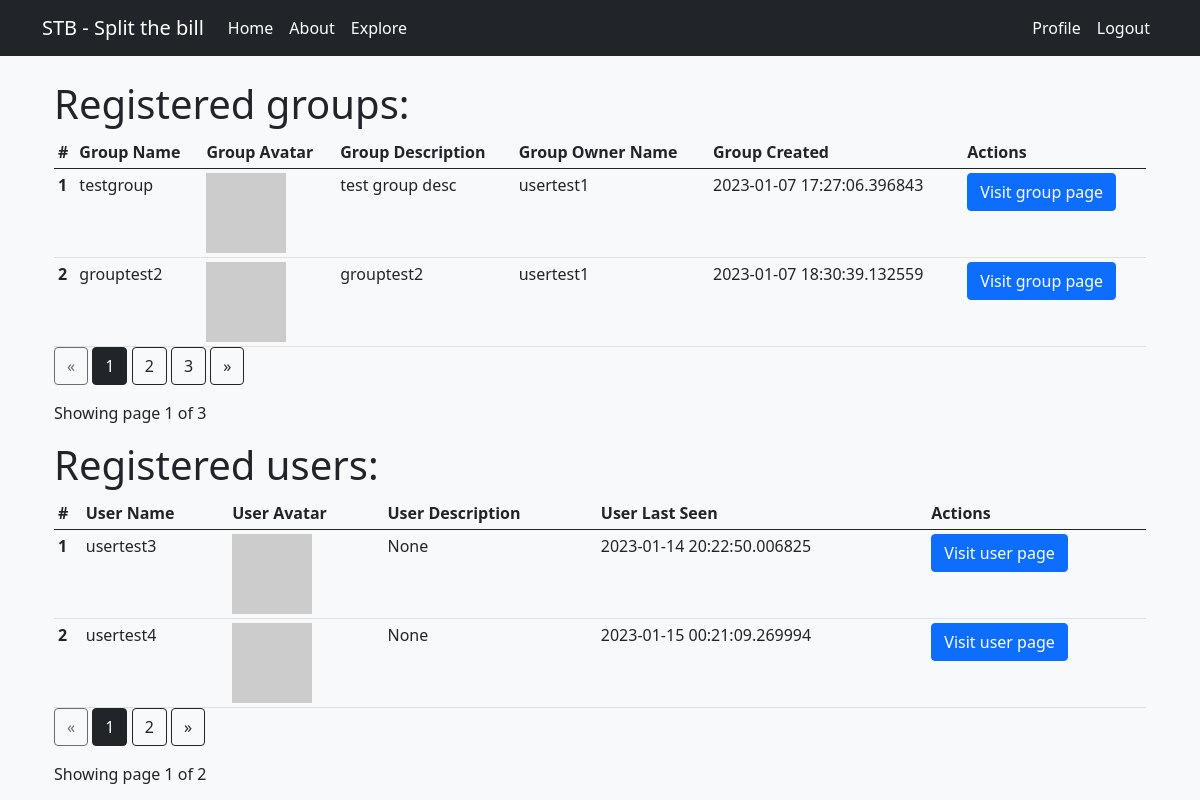
Screenshot of /explore (signed in) with the database file from the repository.
### app/models.py (models this page shows, shortened)
class Group(db.Model):
    id = db.Column(db.Integer, primary_key=True)
    name = db.Column(db.String(64), index=True, unique=True)
    owner_id = db.Column(db.Integer, db.ForeignKey("user.id", ondelete='CASCADE'))
    date_created = db.Column(db.DateTime, default=datetime.utcnow)
    description = db.Column(db.String(255))
    owner = db.relationship("User", foreign_keys=[owner_id], backref=db.backref("owned_groups", lazy=True, cascade="all, delete, delete-orphan", passive_deletes=True, single_parent=True))
    membership_requests = db.relationship("MembershipRequest", cascade="all, delete, delete-orphan", passive_deletes=True, single_parent=True, backref=db.backref("group", lazy=True))
    invitations = db.relationship("Invitation", cascade="all, delete, delete-orphan", passive_deletes=True, single_parent=True,  backref=db.backref("group", lazy=True))
    def avatar(self, size):
        digest = md5(self.description.lower().encode("utf-8")).hexdigest()
        return f"https://avatars.dicebear.com/api/identicon/{digest}.svg?size={size}"

class User(UserMixin, db.Model):
    id = db.Column(db.Integer, primary_key=True)
    username = db.Column(db.String(64), index=True, unique=True)
    email = db.Column(db.String(120), index=True, unique=True)
    password_hash = db.Column(db.String(128))
    about_me = db.Column(db.String(140))
    last_seen = db.Column(db.DateTime, default=datetime.utcnow)
    total_balance = db.Column(db.Float)
    groups = db.relationship("Group", secondary="group_member", backref=db.backref("users", lazy=True,cascade="all, delete, delete-orphan", passive_deletes=True, single_parent=True))
    membership_requests = db.relationship("MembershipRequest", cascade="all, delete, delete-orphan", passive_deletes=True, single_parent=True, backref=db.backref("user", lazy=True))
    invitations = db.relationship("Invitation",cascade="all, delete, delete-orphan", passive_deletes=True, single_parent=True, backref=db.backref("user", lazy=True))
    def avatar(self, size):
        digest = md5(self.email.lower().encode("utf-8")).hexdigest()
        return f"https://avatars.dicebear.com/api/personas/{digest}.svg?size={size}"

### app/main/routes.py (the view)
@bp.route('/explore', methods=['GET'])
@login_required
def explore():
    page_group = request.args.get('page_group', 1, type=int)
    page_user = request.args.get('page_user', 1, type=int)
    groups = Group.query.paginate(page=page_group, per_page=2)
    users = User.query.paginate(page=page_user, per_page=2)
    return render_template('explore.html', title='index', groups=groups, users=users)

### app/main/routes.py (called while the page is built)
@bp.before_request
def before_request():
    if current_user.is_authenticated:
        current_user.last_seen = datetime.utcnow()
        db.session.commit()

### app/models.py (called while the page is built)
@login.user_loader
def load_user(id):
    return User.query.get(int(id))

### app/templates/explore.html
{% extends 'base.html' %}
{% block app_content %}
<div class="container">
    <div class="row">
        <h1>Registered groups:</h1>
        <div class="table-responsive">
            <table class="table table-sm mb-0">
                <thead class="thead-dark">
                    <tr>
                        <th>#</th>
                        <th>Group Name</th>
                        <th>Group Avatar</th>
                        <th>Group Description</th>
                        <th>Group Owner Name</th>
                        <th>Group Created</th>
                        <th>Actions</th>
                    </tr>
                </thead>
                <tbody>
                    {% for group in groups.items %}
                    <tr>
                        <th scope="row">{{ loop.index }}</th>
                        <td>{{ group.name }}</td>
                        <td><img src="{{ group.avatar(32) }}"></td>
                        <td>{{ group.description }}</td>
                        <td>{{ group.owner.username }}</td>
                        <td>{{ group.date_created }}</td>
                        <td>
                            <form action="{{ url_for('main.group', groupname=group.name) }}" method="GET">
                                <button type="submit" class="btn btn-primary">Visit group page</button>
                            </form>
                        </td>
                    </tr>
                    {% endfor %}
                </tbody>
            </table>
        </div>
        <div class="text-right">
            <a href="{{ url_for('main.explore', page_group=groups.prev_num) }}" class="btn btn-outline-dark
               {% if groups.page == 1 %}disabled{% endif %}">
                &laquo;
            </a>
            {% for page_num_group in groups.iter_pages(left_edge=1, right_edge=1, left_current=1, right_current=2) %}
            {% if page_num_group %}
            {% if groups.page == page_num_group %}
            <a href="{{ url_for('main.explore', page_group=page_num_group, page_user=users.page) }}"
                class="btn btn-dark">
                {{ page_num_group }}
            </a>
            {% else %}
            <a href="{{ url_for('main.explore', page_group=page_num_group, page_user=users.page) }}"
                class="btn btn-outline-dark">
                {{ page_num_group }}
            </a>
            {% endif %}
            {% else %}
            ...
            {% endif %}
            {% endfor %}
            <a href="{{ url_for('main.explore', page_group=groups.next_num, page_user=users.page) }}" class="btn btn-outline-dark
               {% if groups.page == groups.pages %}disabled{% endif %}">
                &raquo;
            </a>
        </div>
        <p class="text-right mt-3">
            Showing page {{ groups.page }} of {{ groups.pages }}
        </p>
    </div>
    <div class="row">
        <h1>Registered users:</h1>
        <div class="table-responsive">
            <table class="table table-sm mb-0">
                <thead class="thead-dark">
                    <tr>
                        <th>#</th>
                        <th>User Name</th>
                        <th>User Avatar</th>
                        <th>User Description</th>
                        <th>User Last Seen</th>
                        <th>Actions</th>
                    </tr>
                </thead>
                <tbody>
                    {% for user in users.items %}
                    <tr>
                        <th scope="row">{{ loop.index }}</th>
                        <td>{{ user.username }}</td>
                        <td><img src="{{ user.avatar(32) }}"></td>
                        <td>{{ user.about_me }}</td>
                        <td>{{ user.last_seen }}</td>
                        <td>
                            <form action="{{ url_for('main.user', username=user.username) }}" method="GET">
                                <button type="submit" class="btn btn-primary">Visit user page</button>
                            </form>
                        </td>
                    </tr>
                    {% endfor %}
                </tbody>
            </table>
        </div>
        <div class="text-right">
            <a href="{{ url_for('main.explore', page_group=groups.page, page_user=users.prev_num) }}" class="btn btn-outline-dark
                       {% if users.page == 1 %}disabled{% endif %}">
                &laquo;
            </a>
            {% for page_num_user in users.iter_pages(left_edge=1, right_edge=1, left_current=1, right_current=2) %}
            {% if page_num_user %}
            {% if users.page == page_num_user %}
            <a href="{{ url_for('main.explore', page_group=groups.page, page_user=page_num_user) }}"
                class="btn btn-dark">
                {{ page_num_user }}
            </a>
            {% else %}
            <a href="{{ url_for('main.explore', page_group=groups.page, page_user=page_num_user) }}"
                class="btn btn-outline-dark">
                {{ page_num_user }}
            </a>
            {% endif %}
            {% else %}
            ...
            {% endif %}
            {% endfor %}
            <a href="{{ url_for('main.explore', page_group=groups.page, page_user=users.next_num) }}" class="btn btn-outline-dark
                       {% if users.page == users.pages %}disabled{% endif %}">
                &raquo;
            </a>
        </div>
        <p class="text-right mt-3">
            Showing page {{ users.page }} of {{ users.pages }}
        </p>
    </div>
</div>
{% endblock %}

### rows the page displays
Group: name "testgroup", description "test group desc", owner.username "usertest1", date_created "2023-01-07 17:27:06.396843"
Group: name "grouptest2", description "grouptest2", owner.username "usertest1", date_created "2023-01-07 18:30:39.132559"
User: username "usertest3", about_me "None", last_seen "2023-01-14 20:22:50.006825"
User: username "usertest4", about_me "None", last_seen "2023-01-15 00:21:09.269994"

### other values shown
{{ page_num_group }} "1"
{{ page_num_group }} "2" "3"
{{ groups.page }} "1"
{{ groups.pages }} "3"
{{ page_num_user }} "1"
{{ page_num_user }} "2"
{{ users.page }} "1"
{{ users.pages }} "2"
